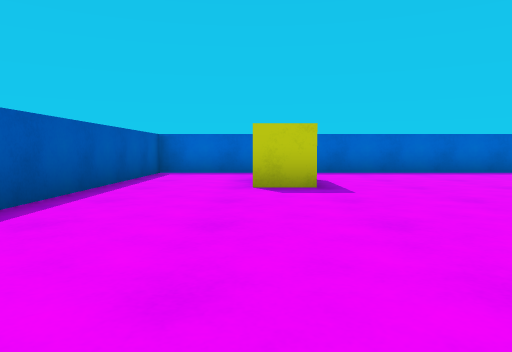
[1] (above)

15 first-person views from a walk through a Unity game level. The camera is 0.58 m above the floor, tilts 4° down and sees 70° across. The floor is counted in squares, 1 m on a side. Each view is taken from the middle of a square. On the plan, view 1 faces up. The plan holds only what a view shows up to about 10 squares ahead; the rest is blank. The player character is not drawn.

[2]
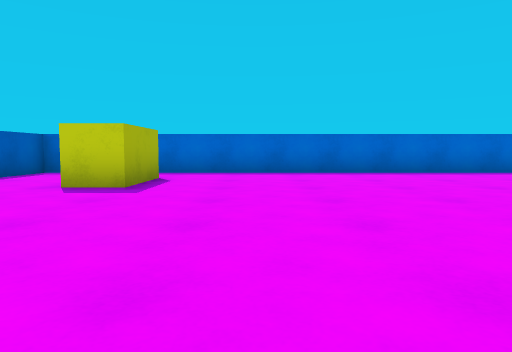

[3]
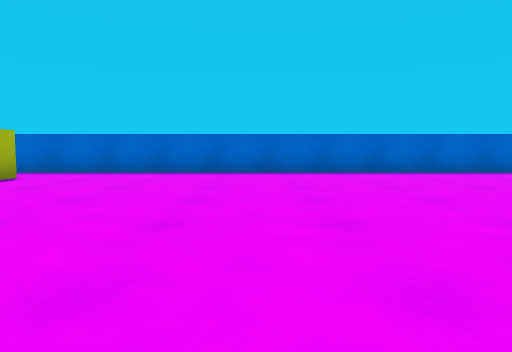

[4]
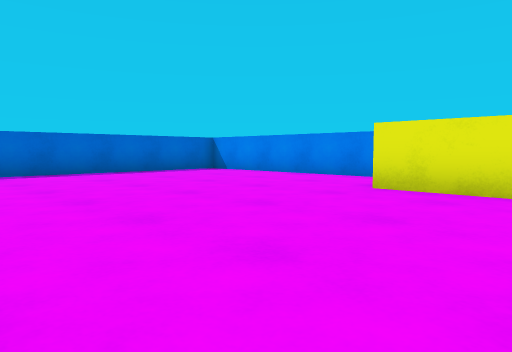

[5]
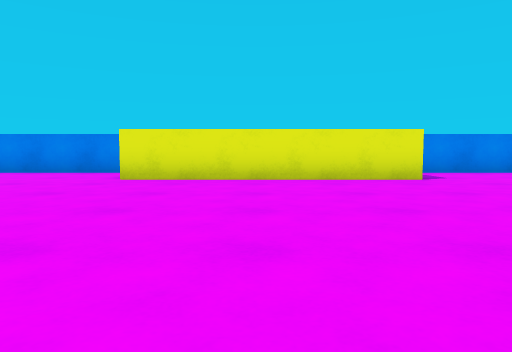

[6]
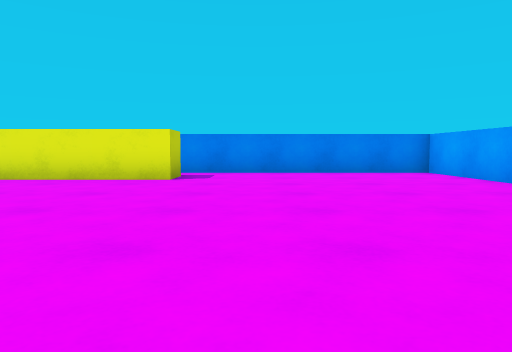

[7]
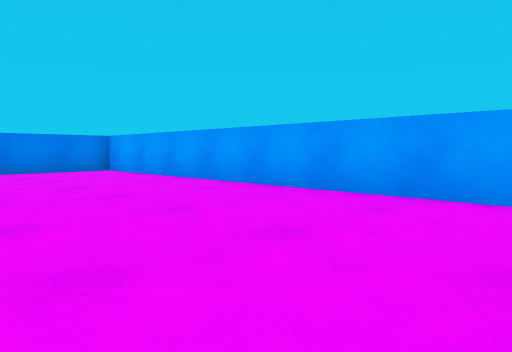

[8]
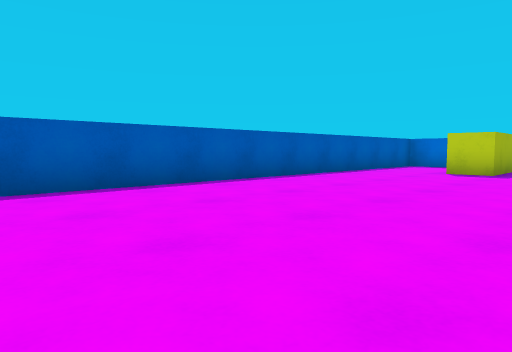

[9]
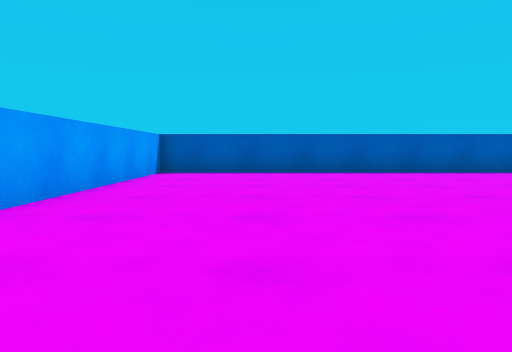

[10]
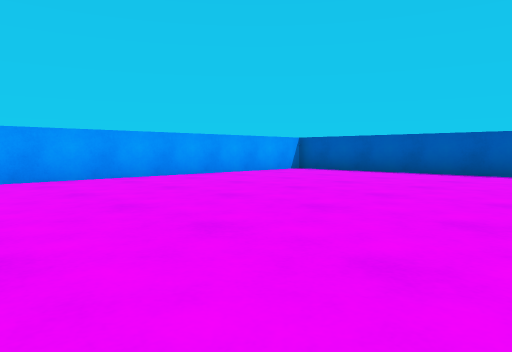

[11]
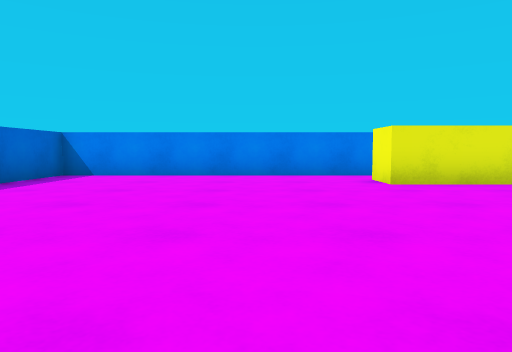

[12]
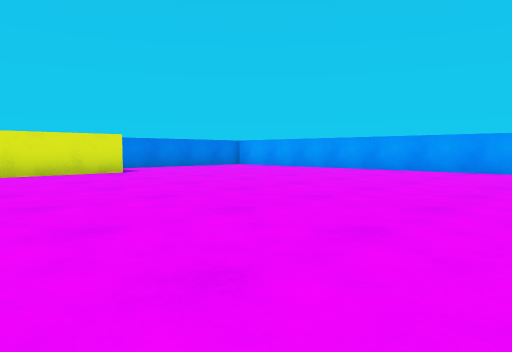

[13]
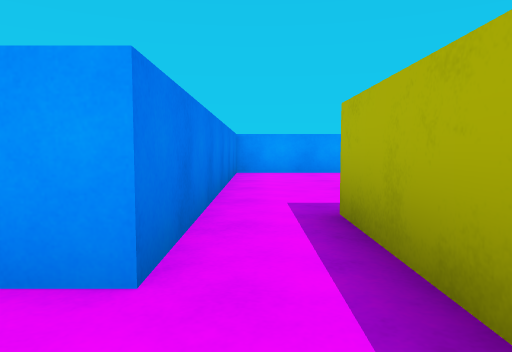

[14]
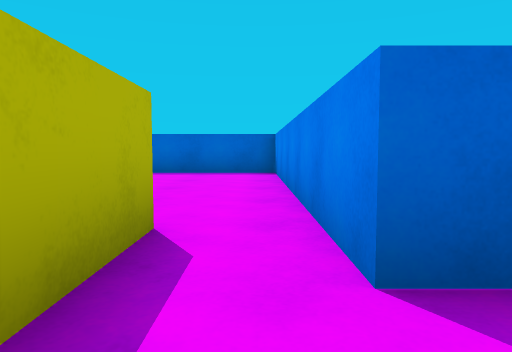

[15]
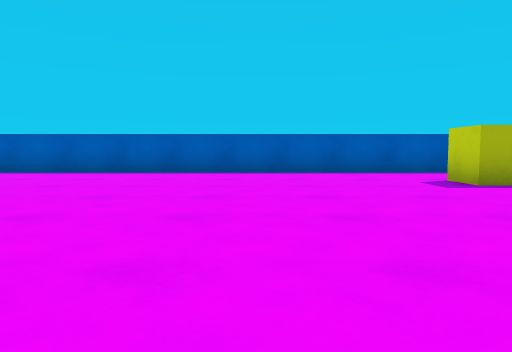

### Floor plan
Points are (right, up) in squares from view 1. A wall is a line through its corners. A room is listed if a view was taken in it or the views show most of it. See-through windows are left out.
Room 1 (views 1, 2, 3, 4, 5, 6, 7, 8, 9, 10, 11, 12, 15)
walls: (14.2, -1) (14.2, -3.3) (13.2, -3.3) (13.2, 2.7) (14.2, 2.7); (15.5, 2.5) (15.5, 9.5) (-2.5, 9.5) (-2.5, -9.5) (15.5, -9.5) (15.5, -1.5)
ways out: opening at (15, -2) to room 2; opening at (15, 3) to room 2
objects: other object (0, 6) to (1, 7)
Room 2 (views 13, 14)
walls: (15.5, -1.5) (16.1, -1.5); (16.1, 1.5) (15.5, 1.5) (15.5, 2.5); (14.2, 2.7) (14.2, 1)
ways out: opening at (15, -2) to room 1; opening at (15, 3) to room 1

Where each view was taken, in squares from view 1:
view 1: 0 up, 0 right, facing up
view 2: 0 up, 3 right, facing up
view 3: 0 up, 6 right, facing up
view 4: 0 up, 8 right, facing up-right
view 5: 0 up, 6 right, facing right
view 6: 5 down, 6 right, facing right
view 7: 5 down, 5 right, facing down-right
view 8: 4 down, 3 right, facing up-left
view 9: 7 down, 7 right, facing left
view 10: 2 down, 7 right, facing down-left
view 11: 5 up, 7 right, facing right
view 12: 1 up, 4 right, facing down-right
view 13: 0 up, 15 right, facing down
view 14: 0 up, 15 right, facing up
view 15: 2 up, 7 right, facing left
